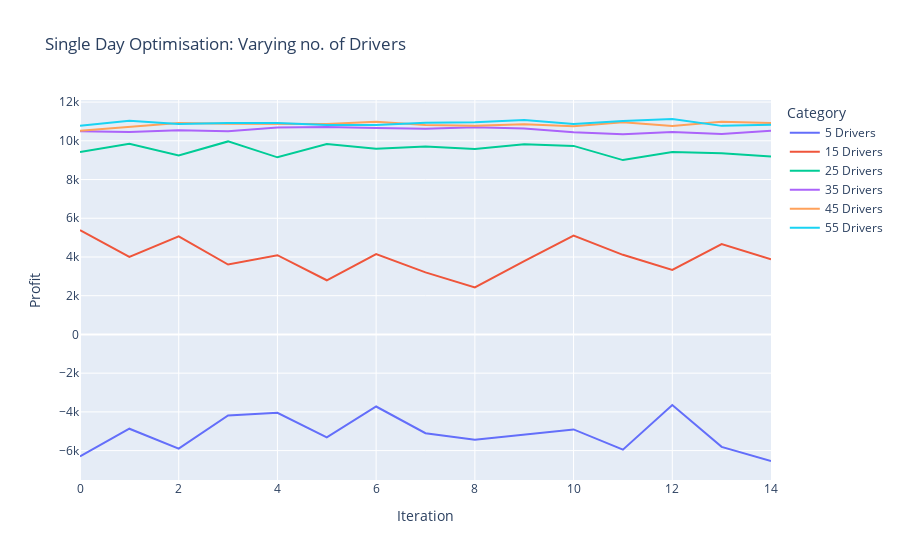
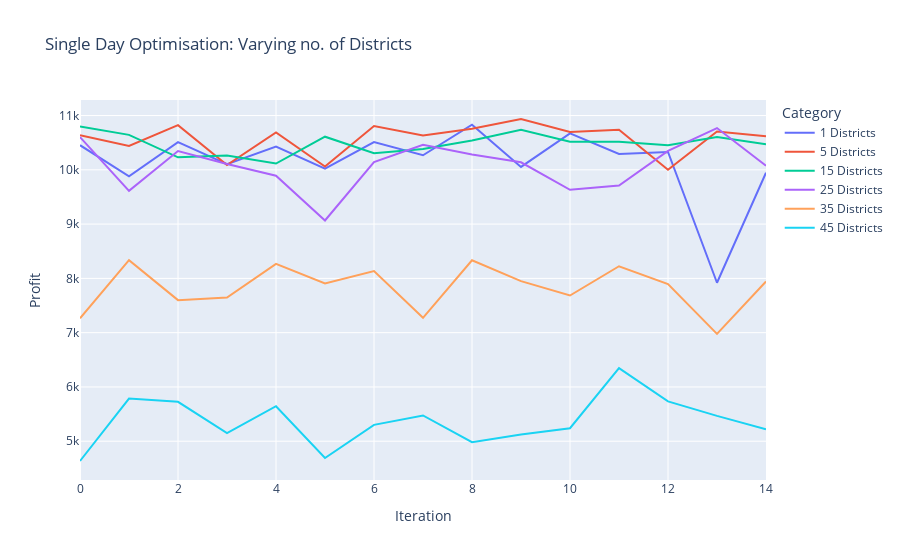
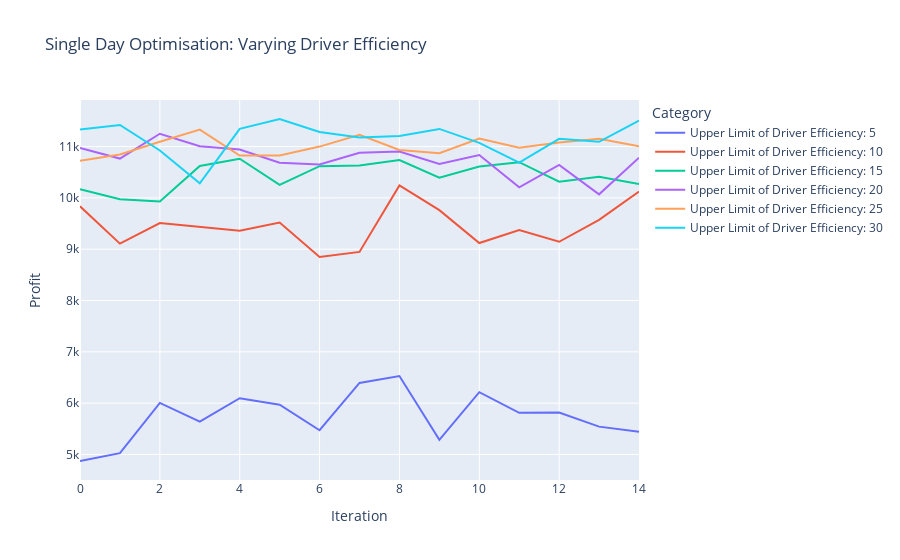

The cell these charts' notebook holds for them, in order:
### Code cell
# Now, we perform some analysis using our single day model.
# Some data as a reference point:
# Ninjavan has roughly 8710 drivers and delivers 260000 parcels daily in SG.
# Ref https://media.ninjavan.co/sg/wp-content/uploads/sites/9/2022/04/REPORT-Ninja-Van-Group-x-DPDGroup_-E-commerce-Barometer-Report-1.pdf
# For our single day model, we scale this down by 200x.
# (Some of the models may need to be ran multiple times as they may not be able to find an optimal solution every time.)
nIterations = 15 # Number of iterations we will be running the model

# First, we vary the number of drivers.
vars = [5,15,25,35,45,55]
profitsSingleDayVaryDrivers = {
    'name' : [],
    'iteration' : [],
    'profit' : []
}
for i in range(nIterations):
    for var in vars:
        res = optimizeSingleDay(
            nDistricts=28, 
            nDrivers=var, 
            totalParcels=1300, 
            costDelivered=10, 
            costUndelivered=8, 
            costDriver=20, 
            maxHours=8, 
            minDriverEfficiency=3, 
            maxDriverEfficiency=10
            )
        profitsSingleDayVaryDrivers['name'].append(str(var) + ' Drivers')
        profitsSingleDayVaryDrivers['iteration'].append(i)
        profitsSingleDayVaryDrivers['profit'].append(res)
        
df = pd.DataFrame(profitsSingleDayVaryDrivers)
fig = px.line(df, x='iteration', y='profit', color='name', labels={'iteration': "Iteration", 'profit': "Profit", 'name': "Category"}, title='Single Day Optimisation: Varying no. of Drivers')
fig.show()

# We can see that as the number of drivers increase, marginal profit gain per driver decreases. 
# This is because as the number of available parcels to deliver decreases, some drivers are used less optimally.
# We can also see that as the number of drivers increase, variance in profit decreases. 
# This is because parcels can be more reliably delivered optimally.

# Next, we vary the number of districts.
vars = [1,5,15,25,35,45]
profitsSingleDayVaryDistricts = {
    'name' : [],
    'iteration' : [],
    'profit' : []
}
for i in range(nIterations):
    for var in vars:
        res = optimizeSingleDay(
            nDistricts=var, 
            nDrivers=25, 
            totalParcels=1300, 
            costDelivered=10, 
            costUndelivered=8, 
            costDriver=20, 
            maxHours=8, 
            minDriverEfficiency=3, 
            maxDriverEfficiency=10
            )
        profitsSingleDayVaryDistricts['name'].append(str(var) + ' Districts')
        profitsSingleDayVaryDistricts['iteration'].append(i)
        profitsSingleDayVaryDistricts['profit'].append(res)
        
df = pd.DataFrame(profitsSingleDayVaryDistricts)
fig = px.line(df, x='iteration', y='profit', color='name', labels={'iteration': "Iteration", 'profit': "Profit", 'name': "Category"}, title='Single Day Optimisation: Varying no. of Districts')
fig.show()

# We can see that as the number of districts increase (keeping total drivers and parcels constant), profit decreases.
# This is because past a certain threshold, parcels are spread too thin and drivers cannot be assigned optimally.

# Lastly, we vary the upper limit of our driver's efficiency.
vars = [5,10,15,20,25,30]
profitsSingleDayVaryDEUL = {
    'name' : [],
    'iteration' : [],
    'profit' : []
}
for i in range(nIterations):
    for var in vars:
        res = optimizeSingleDay(
            nDistricts=28, 
            nDrivers=25, 
            totalParcels=1300, 
            costDelivered=10, 
            costUndelivered=8, 
            costDriver=20, 
            maxHours=8, 
            minDriverEfficiency=3, 
            maxDriverEfficiency=var
            )
        profitsSingleDayVaryDEUL['name'].append('Upper Limit of Driver Efficiency: ' + str(var))
        profitsSingleDayVaryDEUL['iteration'].append(i)
        profitsSingleDayVaryDEUL['profit'].append(res)
        
df = pd.DataFrame(profitsSingleDayVaryDEUL)
fig = px.line(df, x='iteration', y='profit', color='name', labels={'iteration': "Iteration", 'profit': "Profit", 'name': "Category"}, title='Single Day Optimisation: Varying Driver Efficiency')
fig.show()

# We can see that as driver efficiency increases, profit increases, and variance decreases.
# This is because drivers can more reliably deliver all parcels optimally.

### Figure 1 — Plotly figure (JSON) as saved in the notebook; plotly's stock layout.template omitted (floating-point values rounded to 4 significant figures)
{"data": [{"hovertemplate": "Category=5 Drivers<br>Iteration=%{x}<br>Profit=%{y}<extra></extra>", "legendgroup": "5 Drivers", "line": {"color": "#636efa", "dash": "solid"}, "marker": {"symbol": "circle"}, "mode": "lines", "name": "5 Drivers", "orientation": "v", "showlegend": true, "type": "scatter", "x": [0, 1, 2, 3, 4, 5, 6, 7, 8, 9, 10, 11, 12, 13, 14], "xaxis": "x", "y": [-6305.0, -4870.0, -5898.0, -4183.0, -4046.0, -5318.0, -3722.0, -5102.0, -5432.0, -5154.0, -4905.0, -5953.0, -3645.0, -5805.0, -6537.0], "yaxis": "y"}, {"hovertemplate": "Category=15 Drivers<br>Iteration=%{x}<br>Profit=%{y}<extra></extra>", "legendgroup": "15 Drivers", "line": {"color": "#EF553B", "dash": "solid"}, "marker": {"symbol": "circle"}, "mode": "lines", "name": "15 Drivers", "orientation": "v", "showlegend": true, "type": "scatter", "x": [0, 1, 2, 3, 4, 5, 6, 7, 8, 9, 10, 11, 12, 13, 14], "xaxis": "x", "y": [5386.0, 4008.0, 5063.0, 3609.0, 4091.0, 2798.0, 4154.0, 3206.0, 2425.0, 3786.0, 5103.0, 4111.0, 3335.0, 4669.0, 3880.0], "yaxis": "y"}, {"hovertemplate": "Category=25 Drivers<br>Iteration=%{x}<br>Profit=%{y}<extra></extra>", "legendgroup": "25 Drivers", "line": {"color": "#00cc96", "dash": "solid"}, "marker": {"symbol": "circle"}, "mode": "lines", "name": "25 Drivers", "orientation": "v", "showlegend": true, "type": "scatter", "x": [0, 1, 2, 3, 4, 5, 6, 7, 8, 9, 10, 11, 12, 13, 14], "xaxis": "x", "y": [9421.0, 9841.0, 9238.0, 9969.0, 9147.0, 9834.0, 9594.0, 9708.0, 9573.0, 9827.0, 9738.0, 9004.0, 9419.0, 9364.0, 9196.0], "yaxis": "y"}, {"hovertemplate": "Category=35 Drivers<br>Iteration=%{x}<br>Profit=%{y}<extra></extra>", "legendgroup": "35 Drivers", "line": {"color": "#ab63fa", "dash": "solid"}, "marker": {"symbol": "circle"}, "mode": "lines", "name": "35 Drivers", "orientation": "v", "showlegend": true, "type": "scatter", "x": [0, 1, 2, 3, 4, 5, 6, 7, 8, 9, 10, 11, 12, 13, 14], "xaxis": "x", "y": [10500.0, 10460.0, 10550.0, 10500.0, 10690.0, 10720.0, 10670.0, 10630.0, 10700.0, 10640.0, 10440.0, 10340.0, 10460.0, 10360.0, 10530.0], "yaxis": "y"}, {"hovertemplate": "Category=45 Drivers<br>Iteration=%{x}<br>Profit=%{y}<extra></extra>", "legendgroup": "45 Drivers", "line": {"color": "#FFA15A", "dash": "solid"}, "marker": {"symbol": "circle"}, "mode": "lines", "name": "45 Drivers", "orientation": "v", "showlegend": true, "type": "scatter", "x": [0, 1, 2, 3, 4, 5, 6, 7, 8, 9, 10, 11, 12, 13, 14], "xaxis": "x", "y": [10520.0, 10710.0, 10930.0, 10880.0, 10880.0, 10860.0, 10990.0, 10820.0, 10770.0, 10850.0, 10750.0, 10960.0, 10770.0, 10980.0, 10920.0], "yaxis": "y"}, {"hovertemplate": "Category=55 Drivers<br>Iteration=%{x}<br>Profit=%{y}<extra></extra>", "legendgroup": "55 Drivers", "line": {"color": "#19d3f3", "dash": "solid"}, "marker": {"symbol": "circle"}, "mode": "lines", "name": "55 Drivers", "orientation": "v", "showlegend": true, "type": "scatter", "x": [0, 1, 2, 3, 4, 5, 6, 7, 8, 9, 10, 11, 12, 13, 14], "xaxis": "x", "y": [10770.0, 11030.0, 10870.0, 10920.0, 10920.0, 10810.0, 10820.0, 10940.0, 10960.0, 11070.0, 10860.0, 11030.0, 11130.0, 10770.0, 10830.0], "yaxis": "y"}], "layout": {"legend": {"title": {"text": "Category"}, "tracegroupgap": 0}, "title": {"text": "Single Day Optimisation: Varying no. of Drivers"}, "xaxis": {"anchor": "y", "domain": [0, 1], "title": {"text": "Iteration"}}, "yaxis": {"anchor": "x", "domain": [0, 1], "title": {"text": "Profit"}}}}

### Figure 2 — Plotly figure (JSON) as saved in the notebook; plotly's stock layout.template omitted (floating-point values rounded to 4 significant figures)
{"data": [{"hovertemplate": "Category=1 Districts<br>Iteration=%{x}<br>Profit=%{y}<extra></extra>", "legendgroup": "1 Districts", "line": {"color": "#636efa", "dash": "solid"}, "marker": {"symbol": "circle"}, "mode": "lines", "name": "1 Districts", "orientation": "v", "showlegend": true, "type": "scatter", "x": [0, 1, 2, 3, 4, 5, 6, 7, 8, 9, 10, 11, 12, 13, 14], "xaxis": "x", "y": [10450.0, 9880, 10510, 10104, 10430.0, 10020, 10510, 10270.0, 10830, 10050.0, 10670, 10290.0, 10328, 7920, 9947.0], "yaxis": "y"}, {"hovertemplate": "Category=5 Districts<br>Iteration=%{x}<br>Profit=%{y}<extra></extra>", "legendgroup": "5 Districts", "line": {"color": "#EF553B", "dash": "solid"}, "marker": {"symbol": "circle"}, "mode": "lines", "name": "5 Districts", "orientation": "v", "showlegend": true, "type": "scatter", "x": [0, 1, 2, 3, 4, 5, 6, 7, 8, 9, 10, 11, 12, 13, 14], "xaxis": "x", "y": [10640.0, 10440.0, 10820.0, 10090.0, 10690.0, 10060.0, 10810.0, 10630.0, 10760.0, 10940.0, 10700.0, 10740.0, 10000.0, 10700.0, 10620.0], "yaxis": "y"}, {"hovertemplate": "Category=15 Districts<br>Iteration=%{x}<br>Profit=%{y}<extra></extra>", "legendgroup": "15 Districts", "line": {"color": "#00cc96", "dash": "solid"}, "marker": {"symbol": "circle"}, "mode": "lines", "name": "15 Districts", "orientation": "v", "showlegend": true, "type": "scatter", "x": [0, 1, 2, 3, 4, 5, 6, 7, 8, 9, 10, 11, 12, 13, 14], "xaxis": "x", "y": [10800.0, 10640.0, 10230.0, 10260.0, 10120.0, 10610.0, 10310.0, 10380.0, 10540.0, 10740.0, 10520.0, 10520.0, 10450.0, 10610.0, 10470.0], "yaxis": "y"}, {"hovertemplate": "Category=25 Districts<br>Iteration=%{x}<br>Profit=%{y}<extra></extra>", "legendgroup": "25 Districts", "line": {"color": "#ab63fa", "dash": "solid"}, "marker": {"symbol": "circle"}, "mode": "lines", "name": "25 Districts", "orientation": "v", "showlegend": true, "type": "scatter", "x": [0, 1, 2, 3, 4, 5, 6, 7, 8, 9, 10, 11, 12, 13, 14], "xaxis": "x", "y": [10600.0, 9613.0, 10350.0, 10110.0, 9890.0, 9066.0, 10140.0, 10460.0, 10280.0, 10140.0, 9632.0, 9710.0, 10350.0, 10770.0, 10080.0], "yaxis": "y"}, {"hovertemplate": "Category=35 Districts<br>Iteration=%{x}<br>Profit=%{y}<extra></extra>", "legendgroup": "35 Districts", "line": {"color": "#FFA15A", "dash": "solid"}, "marker": {"symbol": "circle"}, "mode": "lines", "name": "35 Districts", "orientation": "v", "showlegend": true, "type": "scatter", "x": [0, 1, 2, 3, 4, 5, 6, 7, 8, 9, 10, 11, 12, 13, 14], "xaxis": "x", "y": [7264.0, 8335.0, 7599.0, 7646.0, 8266.0, 7906.0, 8135.0, 7274.0, 8335.0, 7949.0, 7685.0, 8223.0, 7895.0, 6978.0, 7942.0], "yaxis": "y"}, {"hovertemplate": "Category=45 Districts<br>Iteration=%{x}<br>Profit=%{y}<extra></extra>", "legendgroup": "45 Districts", "line": {"color": "#19d3f3", "dash": "solid"}, "marker": {"symbol": "circle"}, "mode": "lines", "name": "45 Districts", "orientation": "v", "showlegend": true, "type": "scatter", "x": [0, 1, 2, 3, 4, 5, 6, 7, 8, 9, 10, 11, 12, 13, 14], "xaxis": "x", "y": [4636.0, 5787.0, 5726.0, 5149.0, 5645.0, 4690.0, 5301.0, 5474.0, 4982.0, 5124.0, 5240.0, 6345.0, 5733.0, 5467.0, 5222.0], "yaxis": "y"}], "layout": {"legend": {"title": {"text": "Category"}, "tracegroupgap": 0}, "title": {"text": "Single Day Optimisation: Varying no. of Districts"}, "xaxis": {"anchor": "y", "domain": [0, 1], "title": {"text": "Iteration"}}, "yaxis": {"anchor": "x", "domain": [0, 1], "title": {"text": "Profit"}}}}

### Figure 3 — Plotly figure (JSON) as saved in the notebook; plotly's stock layout.template omitted (floating-point values rounded to 4 significant figures)
{"data": [{"hovertemplate": "Category=Upper Limit of Driver Efficiency: 5<br>Iteration=%{x}<br>Profit=%{y}<extra></extra>", "legendgroup": "Upper Limit of Driver Efficiency: 5", "line": {"color": "#636efa", "dash": "solid"}, "marker": {"symbol": "circle"}, "mode": "lines", "name": "Upper Limit of Driver Efficiency: 5", "orientation": "v", "showlegend": true, "type": "scatter", "x": [0, 1, 2, 3, 4, 5, 6, 7, 8, 9, 10, 11, 12, 13, 14], "xaxis": "x", "y": [4873, 5026.0, 6004.0, 5638.0, 6097.0, 5970.0, 5472, 6395.0, 6529.0, 5286.0, 6215.0, 5811.0, 5819.0, 5543.0, 5444], "yaxis": "y"}, {"hovertemplate": "Category=Upper Limit of Driver Efficiency: 10<br>Iteration=%{x}<br>Profit=%{y}<extra></extra>", "legendgroup": "Upper Limit of Driver Efficiency: 10", "line": {"color": "#EF553B", "dash": "solid"}, "marker": {"symbol": "circle"}, "mode": "lines", "name": "Upper Limit of Driver Efficiency: 10", "orientation": "v", "showlegend": true, "type": "scatter", "x": [0, 1, 2, 3, 4, 5, 6, 7, 8, 9, 10, 11, 12, 13, 14], "xaxis": "x", "y": [9836.0, 9108.0, 9509.0, 9437.0, 9358.0, 9520.0, 8848.0, 8947.0, 10240.0, 9760.0, 9120.0, 9374.0, 9145.0, 9570.0, 10120.0], "yaxis": "y"}, {"hovertemplate": "Category=Upper Limit of Driver Efficiency: 15<br>Iteration=%{x}<br>Profit=%{y}<extra></extra>", "legendgroup": "Upper Limit of Driver Efficiency: 15", "line": {"color": "#00cc96", "dash": "solid"}, "marker": {"symbol": "circle"}, "mode": "lines", "name": "Upper Limit of Driver Efficiency: 15", "orientation": "v", "showlegend": true, "type": "scatter", "x": [0, 1, 2, 3, 4, 5, 6, 7, 8, 9, 10, 11, 12, 13, 14], "xaxis": "x", "y": [10170.0, 9972.0, 9928.0, 10620.0, 10760.0, 10250.0, 10620.0, 10630.0, 10740.0, 10390.0, 10610.0, 10700.0, 10310.0, 10410.0, 10270.0], "yaxis": "y"}, {"hovertemplate": "Category=Upper Limit of Driver Efficiency: 20<br>Iteration=%{x}<br>Profit=%{y}<extra></extra>", "legendgroup": "Upper Limit of Driver Efficiency: 20", "line": {"color": "#ab63fa", "dash": "solid"}, "marker": {"symbol": "circle"}, "mode": "lines", "name": "Upper Limit of Driver Efficiency: 20", "orientation": "v", "showlegend": true, "type": "scatter", "x": [0, 1, 2, 3, 4, 5, 6, 7, 8, 9, 10, 11, 12, 13, 14], "xaxis": "x", "y": [10970.0, 10770.0, 11250.0, 11000.0, 10940.0, 10690.0, 10650.0, 10880.0, 10900.0, 10660.0, 10830.0, 10200.0, 10640.0, 10070.0, 10780.0], "yaxis": "y"}, {"hovertemplate": "Category=Upper Limit of Driver Efficiency: 25<br>Iteration=%{x}<br>Profit=%{y}<extra></extra>", "legendgroup": "Upper Limit of Driver Efficiency: 25", "line": {"color": "#FFA15A", "dash": "solid"}, "marker": {"symbol": "circle"}, "mode": "lines", "name": "Upper Limit of Driver Efficiency: 25", "orientation": "v", "showlegend": true, "type": "scatter", "x": [0, 1, 2, 3, 4, 5, 6, 7, 8, 9, 10, 11, 12, 13, 14], "xaxis": "x", "y": [10720.0, 10840.0, 11090.0, 11330.0, 10820.0, 10820.0, 11000.0, 11230.0, 10930.0, 10870.0, 11160.0, 10970.0, 11080.0, 11150.0, 11010.0], "yaxis": "y"}, {"hovertemplate": "Category=Upper Limit of Driver Efficiency: 30<br>Iteration=%{x}<br>Profit=%{y}<extra></extra>", "legendgroup": "Upper Limit of Driver Efficiency: 30", "line": {"color": "#19d3f3", "dash": "solid"}, "marker": {"symbol": "circle"}, "mode": "lines", "name": "Upper Limit of Driver Efficiency: 30", "orientation": "v", "showlegend": true, "type": "scatter", "x": [0, 1, 2, 3, 4, 5, 6, 7, 8, 9, 10, 11, 12, 13, 14], "xaxis": "x", "y": [11330.0, 11420.0, 10920.0, 10280.0, 11340.0, 11540.0, 11280.0, 11180.0, 11210.0, 11340.0, 11070.0, 10690.0, 11150.0, 11090.0, 11510.0], "yaxis": "y"}], "layout": {"legend": {"title": {"text": "Category"}, "tracegroupgap": 0}, "title": {"text": "Single Day Optimisation: Varying Driver Efficiency"}, "xaxis": {"anchor": "y", "domain": [0, 1], "title": {"text": "Iteration"}}, "yaxis": {"anchor": "x", "domain": [0, 1], "title": {"text": "Profit"}}}}
